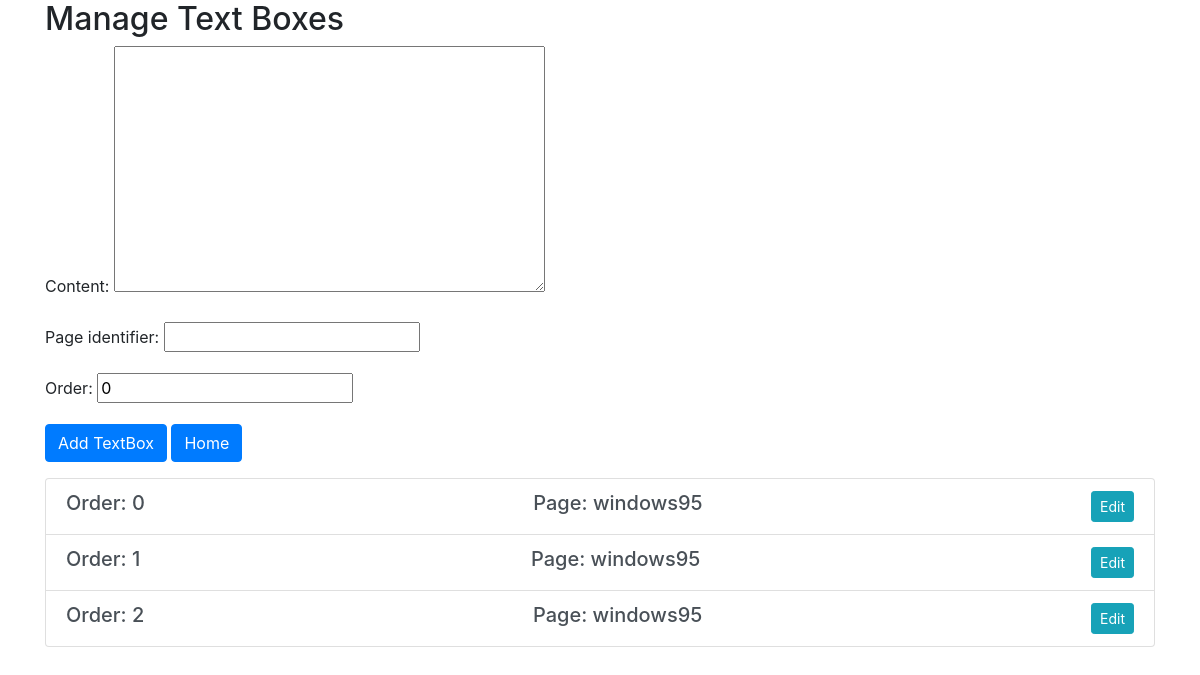
Page /manage_textboxes/ on the earlier database version.
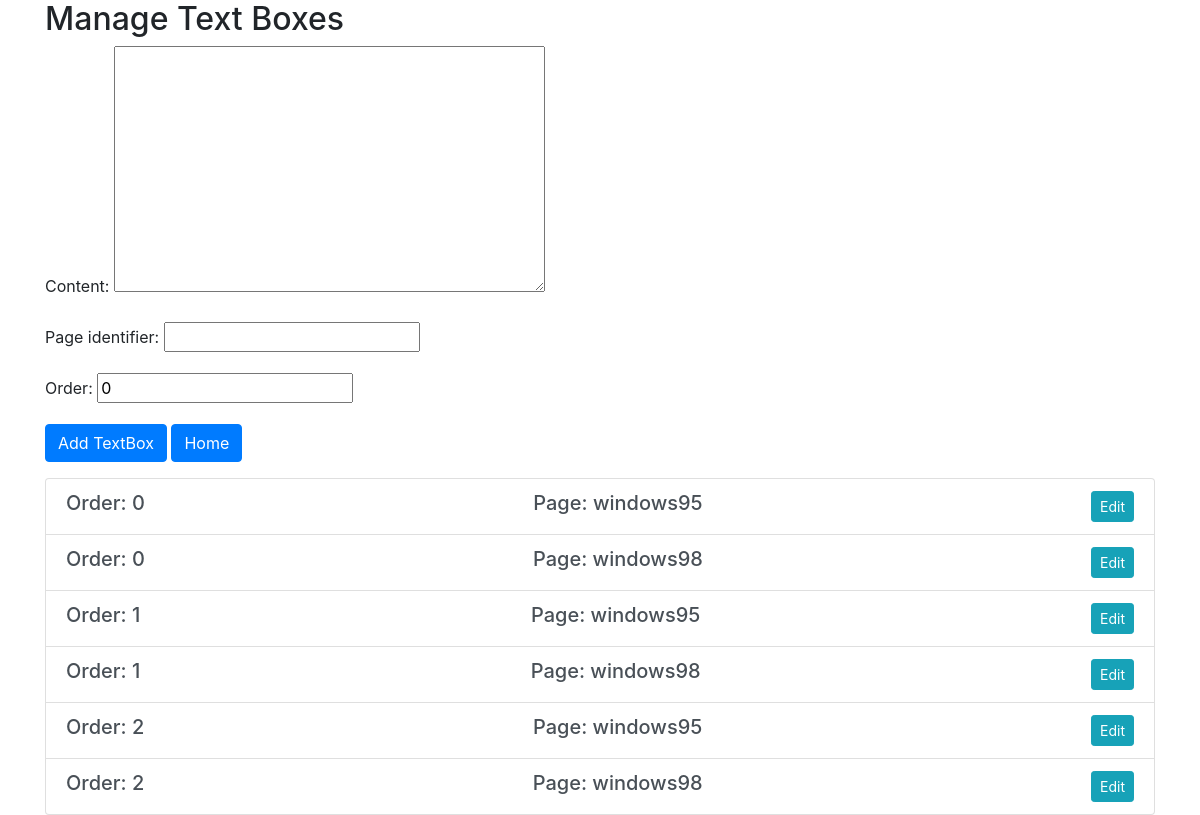
Same page on the later database version.
### customerproject/models.py (models this page shows)
class TextBox(models.Model):
    content = models.TextField()
    page_identifier = models.CharField(max_length=100)
    order = models.PositiveIntegerField(default=0)
    class Meta:
        ordering = ['order', 'id', 'page_identifier']

### customerproject/views.py (the view)
# urls.py: path('manage_textboxes/', manage_textboxes, name='manage_textboxes'),
def manage_textboxes(request):
    text_boxes = TextBox.objects.all()
    if request.method == 'POST':
        form = TextBoxForm(request.POST)
        if form.is_valid():
            form.save()
            return redirect('manage_textboxes')
    else:
        form = TextBoxForm()
    return render(request, 'manage_textboxes.html', {
        'text_boxes': text_boxes,
        'form': form
    })

### customerproject/forms.py
class TextBoxForm(forms.ModelForm):
    class Meta:
        model = TextBox
        fields = ['content', 'page_identifier', 'order']

### customerproject/templates/manage_textboxes.html (shortened to what this page needs)
{% extends "base.html" %}
{% block content %}
    <h2>Manage Text Boxes</h2>
    <form method="post" class="mb-3">
        {{ form.as_p }}
        <button type="submit" class="btn btn-primary">Add TextBox</button>
        <a class="btn btn-primary" href="{% url 'homepage' %}" role="button">Home</a>
    </form>
    <div class="list-group">
        {% for text_box in text_boxes %}
            <div class="list-group-item list-group-item-action flex-column align-items-start">
                <div class="d-flex w-100 justify-content-between">
                    <h5 class="mb-1">Order: {{ text_box.order }}</h5>
                    <h5 class="mb-1"> Page: {{ text_box.page_identifier }}</h5>
                    <div class="btn-group">
                        <a href="{% url 'edit_textbox' text_box.pk %}" class="btn btn-info btn-sm">Edit</a>
                    </div>
                </div>
            </div>
        {% endfor %}
    </div>
{% endblock %}

### customerproject/templates/base.html (shortened to what this page needs)
<!DOCTYPE html>
<html lang="en">
<head>
    <link href="https://stackpath.bootstrapcdn.com/bootstrap/4.5.2/css/bootstrap.min.css" rel="stylesheet">
</head>
<body>
    <div class="container">
        {% block content %}{% endblock %}
    </div>
</body>
</html>

### customerproject/templates/base.html (style rules this page uses)
body { border: none !important; background-color: #fff; }

Differences in the rows shown:
added TextBox: order "0", page_identifier "windows98"
added TextBox: order "1", page_identifier "windows98"
added TextBox: order "2", page_identifier "windows98"
